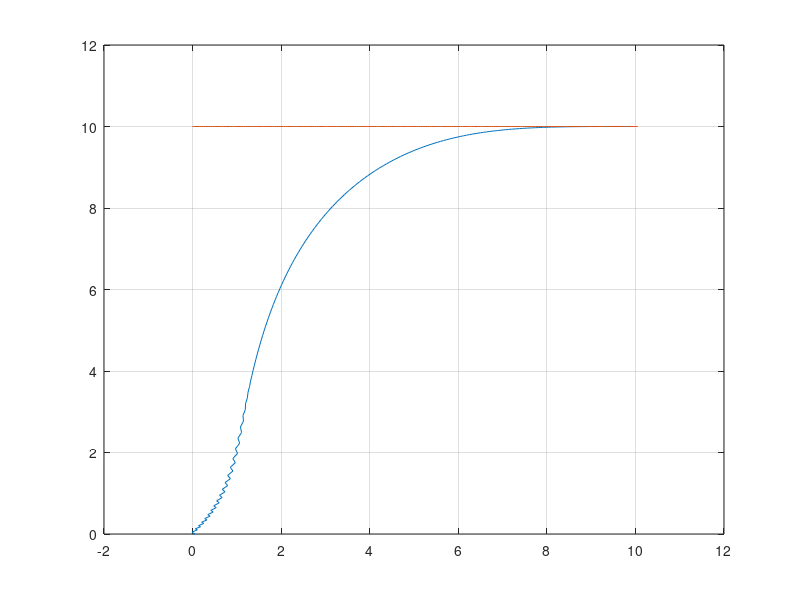

This chart was generated by the following MATLAB code:
clc;
clear;
close all;

vr = 1;
wr = 0;
thetar = 0;
xref = 0 ;
yref = 10 ;
xrefvec = xref ;
yrefvec = yref ;

x1 = 0;
y1 = 0;
theta1 = 0;
x1ref = 0;
y1ref = 0;
theta1ref = 0;


deltat = 0.05 ;

% Choice of Controller
ch = 2 ; 


for i = 0:deltat:10
    %Reference
    xref = xref + vr*cos(thetar)*deltat ;
    yref = yref + vr*sin(thetar)*deltat ;
    xrefvec = [xrefvec xref];
    yrefvec = [yrefvec yref];
    
    %Leader
    Te = [ cos(theta1) , sin(theta1) , 0  ;
          -sin(theta1) , cos(theta1) , 0  ;
               0       ,       0     , 1 ];
    error = Te * [xref-x1 ; yref-y1 ; thetar-theta1];
    
    if ch == 1
    
    %Controller 1 (Mobile robot on reference path)
    g = 2 ;
    omega_n  = sqrt(wr^2 + g*vr^2);
    k1 = 2*0.7*omega_n ;
    k2 = 2*0.7*omega_n ;
    k3 = g*abs(vr);
    K = [-k1  ,     0        , 0     ; 
           0  ,-sign(vr)*k2 , -k3 ];
    vt = K*error;
    u = [ vr*cos(error(3)) - vt(1) ; wr - vt(2)];
    
    else
    %Controller 2( Backstepping)
    k1 = 0.4;
    k2 = 5;
    k3 = 2;
    u = [vr*cos(error(3)) + k1*error(1) ; 
         wr + k2*vr*error(2) + k3*vr*sin(error(3))];
    end
    
    %Kinematics
    x1 = x1 + cos(theta1)*u(1)*deltat ;
    y1 = y1 + sin(theta1)*u(1)*deltat ;
    theta1 = theta1 + 1*u(2)*deltat ;
    x1ref = [x1ref x1];
    y1ref = [y1ref y1];
    theta1ref = [theta1ref theta1];
    
end

figure(1);
plot(x1ref,y1ref);grid on;hold on;
plot(xrefvec,yrefvec);
    
    
    